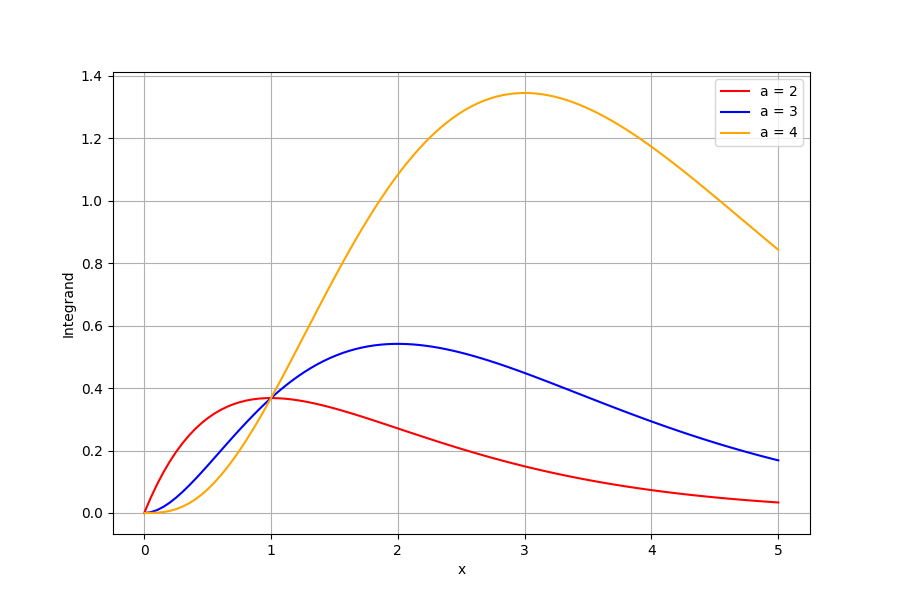

This chart was generated by the following Python code:
# PS5 -- Dario Loprete -- [email redacted]
# PROBLEM 2

# imported packages
import numpy as np
import matplotlib.pyplot as plt
import math

# Integrand of Gamma Fuction
def integrand_gamma(x, a):
    return x**(a-1) * np.exp(-x)

# Integrand of Gamma Fuction part d)
def integrand_gamma_part_d(x, a):
    # Change of variable z = x/(a-1 + x)
    new_x = (a-1) * x/(1-x) 
    jacobian = (a-1)/(1-x)**2
    return jacobian*np.exp((a-1)*(np.log(new_x) -new_x/(a-1)))

# Generating data
x_points = np.linspace(0,5, 100)
curve_2 = integrand_gamma(x_points, 2)
curve_3 = integrand_gamma(x_points, 3)
curve_4 = integrand_gamma(x_points, 4)


# Integral for gamma function
def gamma(a):
    # Evaluation of nodes and weights for the given number of sample points N
    N = 50 
    nodes, weights = np.polynomial.legendre.leggauss(N)

    # Mapping to the new integration domain: [0, 1]
    c = 0
    b = 1

    nodes_new_interval = 0.5*(b-c)*nodes + 0.5*(b+c)   
    weights_new_interval = 0.5*(b-c)*weights

    # Performing the integral
    integral = sum(weights_new_interval* integrand_gamma_part_d(nodes_new_interval, a))

    return integral

# Results
a_values = [1.5, 3, 6 , 10]
results = [gamma(1.5), gamma(3), gamma(6), gamma(10)]
expected_values = [0.5*np.sqrt(np.pi), math.factorial(2), math.factorial(5), math.factorial(9)]


for i in range(len(a_values)):
    diff = results[i]-expected_values[i]
    print("Gamma of {0}: {1}".format(a_values[i], results[i]))
    print("Difference with expected values: {0} \n".format(diff))

# Plotting of results ----------------------------------------------------------------------------
plt.figure(figsize=(9,6))

plt.plot(x_points, curve_2, color = 'red', label = "a = 2")
plt.plot(x_points, curve_3, color = 'blue', label = "a = 3")
plt.plot(x_points, curve_4, color = 'orange', label = "a = 4")


plt.xlabel("x")
plt.ylabel("Integrand")

plt.legend()
plt.grid(True)
plt.savefig("prob_2.png")

plt.close()
#--------------------------------------------------------------------------------------------------
